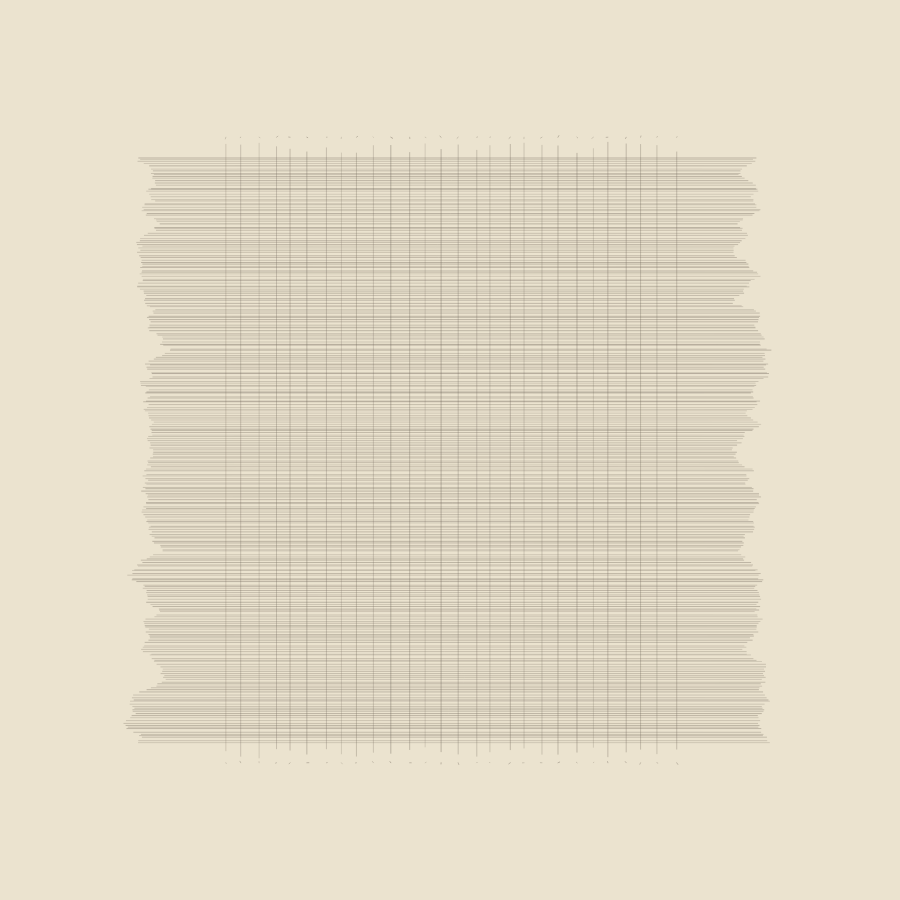
Frame 1 (no input)
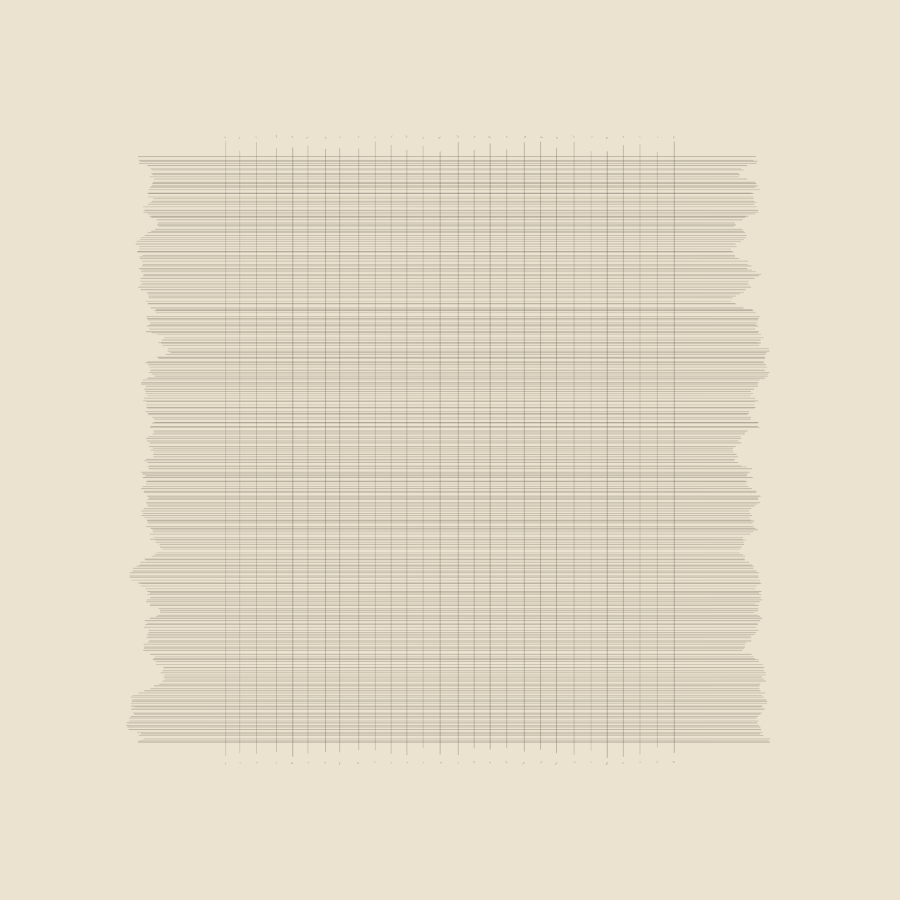
Frame 2 (the mouse pressed at the canvas centre, redrawn once)

The p5.js sketch that drew these frames (run headless with seeded random() and noise() and a simulated clock; the mouse was pressed at the canvas centre and the sketch redrawn once):

// p5.js sketch
// ── sketch.js

/*
First exercise for DMA252A, recreating an untitled work by Agnes Martin (1960)

[https://www.moma.org/media/W1siZiIsIjk3MTgyIl0sWyJwIiwiY29udmVydCIsIi1xdWFsaXR5IDkwIC1yZXNpemUgMjAwMHgyMDAwXHUwMDNlIl1d.jpg?sha=805bfbec4f79a3ca](https://www.moma.org/media/W1siZiIsIjk3MTgyIl0sWyJwIiwiY29udmVydCIsIi1xdWFsaXR5IDkwIC1yZXNpemUgMjAwMHgyMDAwXHUwMDNlIl1d.jpg?sha=805bfbec4f79a3ca)

I'm  separating the code into two for loops:

  - one for drawing the vertical lines and the dots
  - one for drawing all horizontal lines

I've taken some proportions from the original work and I recreated them within this code. It should produce a proportional drawing despite of window dimensions. 

The horizontal lines respond to a noise function in order to determine their start and end points, with a random variation added to the noise value. The number of horizontal lines is calculated as a proportional value to the number of vertical lines. 

Every time a key is pressed, a new variation is drawn.
*/

let gridWidth;
let gridHeight;
let verticalLines;
let horizontalLines;
let dotDistance;

function setup() {

  // calculate the canvas size

  let canvasSize = windowHeight * .9;
  if(windowWidth < windowHeight){
    canvasSize = windowWidth * .9;
  }

  // center canvas in document

  let cnv = createCanvas(canvasSize, canvasSize);
  let canvasX = (windowWidth - width) / 2;
  let canvasY = (windowHeight - height) / 2;
  cnv.position(canvasX, canvasY);
  
  background(235, 227, 207);

  // set up some variables to determine proportions

  gridWidth = width * .5;
  gridHeight = height * .65
  verticalLines = 27;
  horizontalLines = verticalLines * 10;
  dotDistance =  width * .0225;

  strokeWeight(0.5);

}

function draw() {

  background(235, 227, 207);

  // move to the center of the canvas 
  translate(width/2, height/2);

  // variables for line opacity control
  let minAlpha = 100;
  let maxAlpha = 200;

  // vertical lines and dots

  for(let i = 0 ; i <= verticalLines ; i++){

    let x = map(i, 0, verticalLines, -gridWidth/2, gridWidth/2) + random(-2,2);
    stroke(110,100,88, random(minAlpha,maxAlpha));
    let yStart =  -gridHeight/2 - random(dotDistance*.2, dotDistance*.8);
    let yEnd = gridHeight/2 + random(dotDistance*.2, dotDistance*.8);
    line(x, yStart, x, yEnd);
    createPoint(x, -gridHeight/2 - dotDistance);
    createPoint(x, +gridHeight/2 + dotDistance);

  }

  // horizontal lines
  let noiseScale = 0.04;

  let offset = gridWidth * .11;
  for(let i = 0 ; i <= horizontalLines ; i++){

    stroke(110,100,88, random(minAlpha,maxAlpha));
    let y = map(i, 0, horizontalLines, -gridHeight/2, gridHeight/2) + random(-1,1);
    // start point in x
    let xStart = -gridWidth/2 - offset;
    xStart -= noise((y+height) * noiseScale) * offset * 1.2;
    xStart += random(-offset * .05, offset * .05);
    // end point in x
    let xEnd = gridWidth/2 + offset;
    xEnd += noise((y+(height*2))  * noiseScale) * offset * 1.2;
    xEnd += random(-offset * .05, offset * .05);

    line( xStart, y,  xEnd , y);
    
  }

  // draw everything once, then stop looping

  noLoop();
  
}

// function for creating the points at the ends of vertical lines
// which aren't really points, but small rotated lines

function createPoint(x, y){
  push();
  translate(x,y);
  let lineLength = random(dotDistance * .02, dotDistance * .1);
  rotate(random(TWO_PI));
  line(0,0,lineLength,0);
  pop();
}

// every time a key is pressed, set a new random seed for noise()
// turn loop on, which gets turned off at the end of draw()

function keyPressed(){
  noiseSeed(random(500));
  loop();
}
